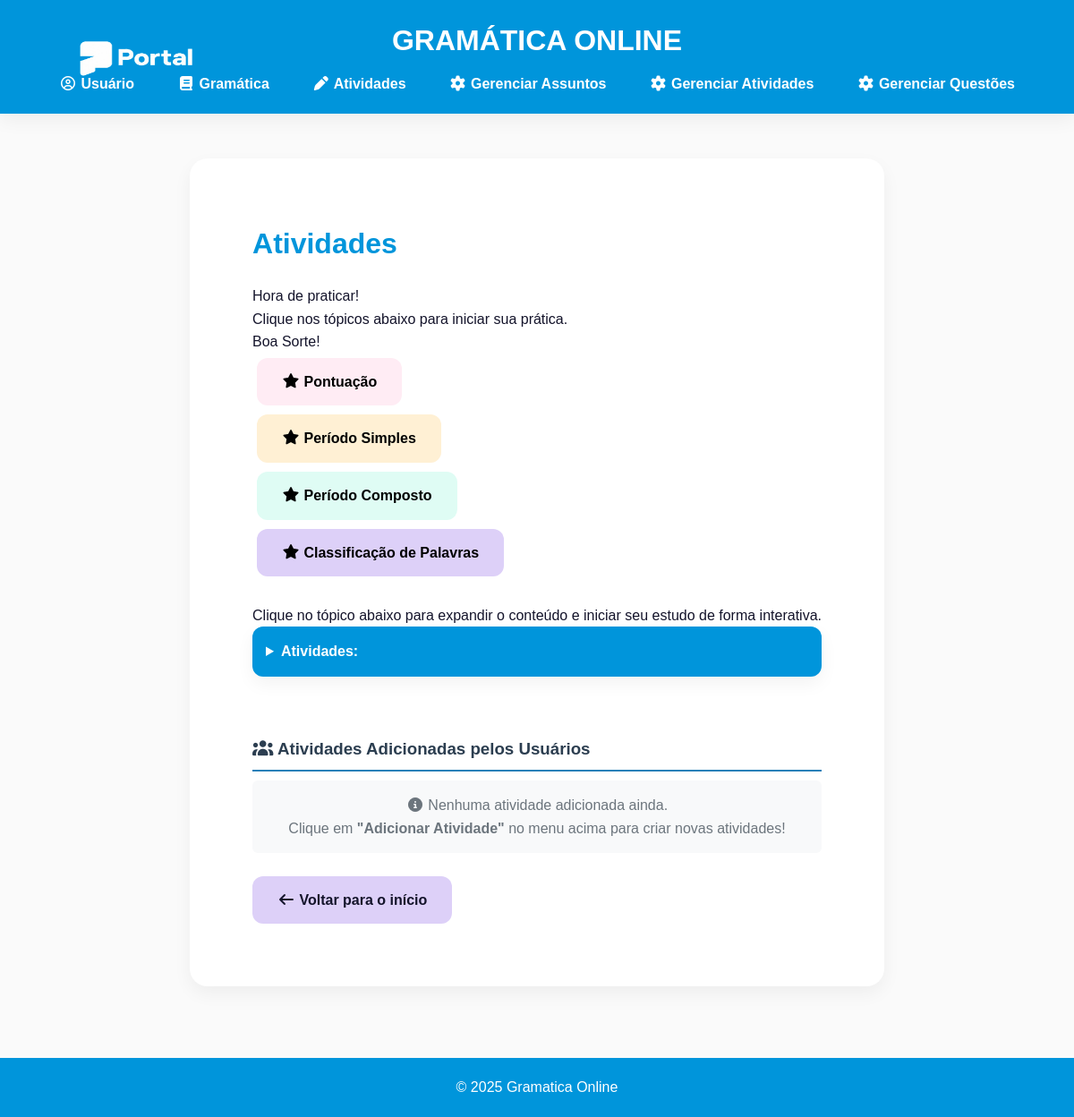
/atividades, run on an earlier commit of the app's database.
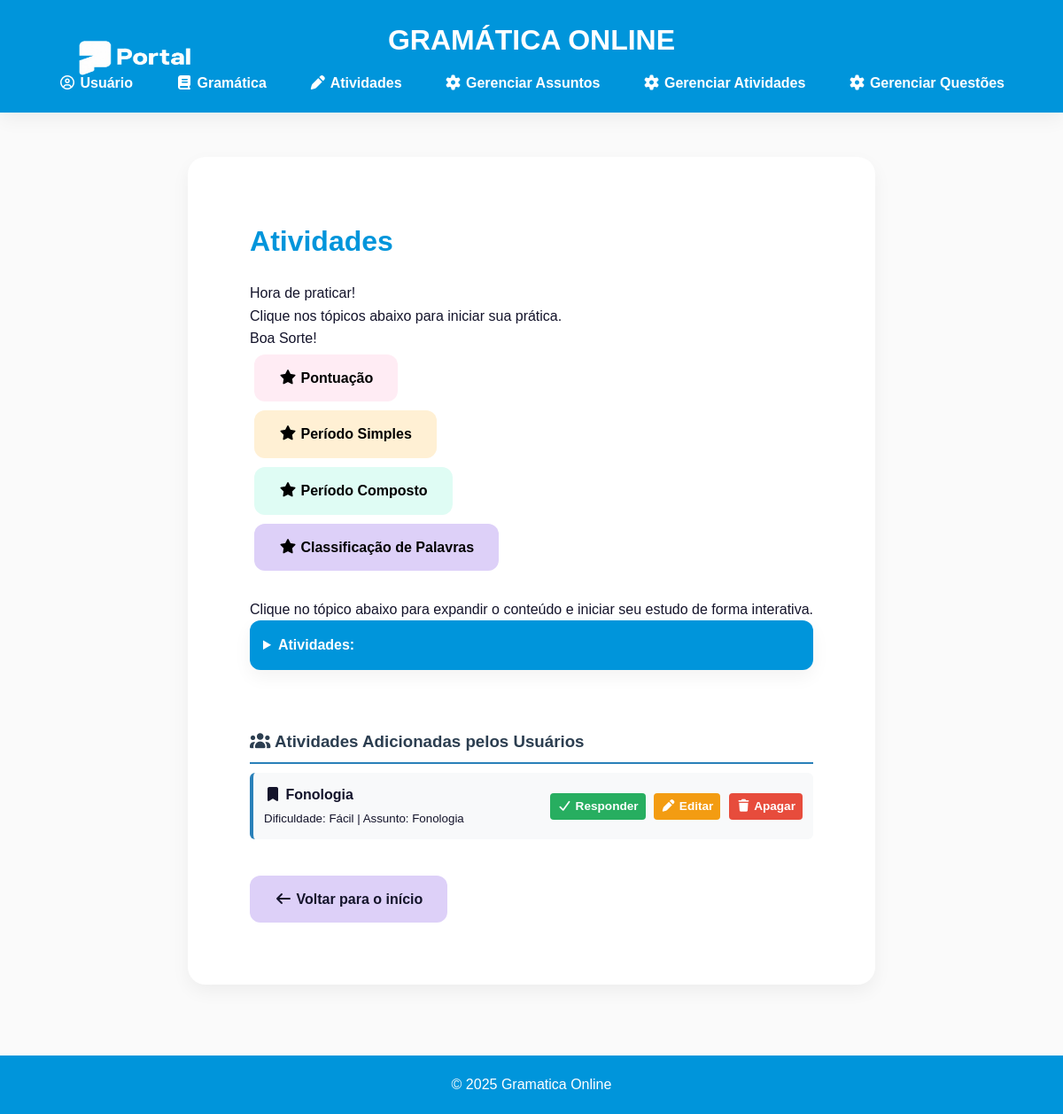
And on a later commit of the database.
### models.py (models this page shows)
class Atividade(db.Model):
    __tablename__ = "atividade"
    id = db.Column(db.Integer, primary_key=True)
    nome = db.Column(db.String(150), nullable=True)
    dificuldade = db.Column(db.String(50), nullable=True)
    assunto_id = db.Column(db.Integer, db.ForeignKey("assunto.id"), nullable=True)
    assunto = db.relationship("Assunto", back_populates="atividades")
    questoes = db.relationship("Questao", back_populates="atividade", lazy=True, cascade="all, delete-orphan")

class Assunto(db.Model):
    __tablename__ = "assunto"
    id = db.Column(db.Integer, primary_key=True)
    nome = db.Column(db.String(100), nullable=False)
    conteudo = db.Column(db.Text, nullable=True)
    imagem = db.Column(db.String(255), nullable=True)
    arquivo_pdf = db.Column(db.String(255), nullable=True)
    atividades = db.relationship("Atividade", back_populates="assunto", lazy=True)

### app.py (the view)
@app.route("/atividades")
def atividades():
    try:
        atividades = Atividade.query.all()
        return render_template("atividades.html", atividades=atividades)
    except Exception as e:
        print("ERRO ATIVIDADES:", str(e))
        flash("Erro ao carregar atividades.")
        return render_template("atividades.html", atividades=[])

### templates/atividades.html (shortened to what this page needs)
<!DOCTYPE html>
<html lang="pt-BR">
<head>
    <link rel="stylesheet" href="{{ url_for('static', filename='css/style.css') }}">
    <link rel="stylesheet" href="https://cdnjs.cloudflare.com/ajax/libs/font-awesome/7.0.1/css/all.min.css">
</head>
<body>
    <header class="cabecalho-usuario">
        <img src="{{ url_for('static', filename='img/file_00000000745471f5b81bd5df81c66141-removebg-preview.png') }}" alt="Logo" class="avatar-esquerda">
        <div class="logo">GRAMÁTICA ONLINE</div>
        <nav>
            <ul>
                <li><a href="{{ url_for('usuario') }}"> Usuário</a></li>
                <li><a href="{{ url_for('gramatica') }}"> Gramática</a></li>
                <li><a href="{{ url_for('atividades') }}" class="ativo"><i class="fa-solid fa-pen"></i> Atividades</a></li>
                <li><a href="{{ url_for('listar_assuntos') }}"><i class="fa-solid fa-cog"></i> Gerenciar Assuntos</a></li>
                <li><a href="{{ url_for('cadastrar_atividade') }}"><i class="fa-solid fa-cog"></i> Gerenciar Atividades</a></li>
                <li><a href="{{ url_for('listar_questoes') }}"><i class="fa-solid fa-cog"></i> Gerenciar Questões</a></li>
            </ul>
        </nav>
    </header>
    <main class="container">
        <section id="gramatica" class="section">
            <h2>Atividades</h2>
            <p>Hora de praticar!<br>Clique nos tópicos abaixo para iniciar sua prática.<br>Boa Sorte!</p>
            <div class="topicos-principais">
                <p><a href="{{ url_for('att_pontuacao') }}" class="btn btn-detalhe bnt-pontuacao"><i class="fa-solid fa-star"></i> Pontuação</a></p>
                <p><a href="{{ url_for('att_periodo_simples') }}" class="btn btn-detalhe bnt-periodo_simples"><i class="fa-solid fa-star"></i> Período Simples</a></p>
                <p><a href="{{ url_for('att_periodo_composto') }}" class="btn btn-detalhe bnt-periodo_composto"><i class="fa-solid fa-star"></i> Período Composto</a></p>
                <p><a href="{{ url_for('att_classificacao_de_palavras') }}" class="btn btn-detalhe bnt-classificacao_de_palavras"><i class="fa-solid fa-star"></i> Classificação de Palavras</a></p>
            </div>
            <br>
            <p>Clique no tópico abaixo para expandir o conteúdo e iniciar seu estudo de forma interativa.</p>
            <div class="topicos-gramatica">
                <details>
                    <summary>Atividades:</summary>
                </details>
            </div>
            <br><br>
            <h3 style="color: #2c3e50; border-bottom: 2px solid #2980b9; padding-bottom: 8px;">
                <i class="fa-solid fa-users"></i> Atividades Adicionadas pelos Usuários
            </h3>
            <div class="topicos-principais">
                {% if atividades %}
                    {% for atividade in atividades %}
                    <div style="margin-bottom: 15px; padding: 12px; background: #f8f9fa; border-radius: 6px; border-left: 4px solid #2980b9;">
                        <p style="margin: 0; display: flex; align-items: center; justify-content: space-between; flex-wrap: wrap; gap: 8px;">
                            <span>
                                <i class="fa-solid fa-bookmark"></i>
                                <strong>{{ atividade.nome or 'Atividade sem nome' }}</strong><br>
                                <small>Dificuldade: {{ atividade.dificuldade }} | Assunto: {{ atividade.assunto.nome }}</small>
                            </span>
                            <span>
                                <a href="{{ url_for('responder_atividade', id=atividade.id) }}" class="btn btn-detalhe" style="padding: 4px 8px; font-size: 0.85em; background: #27ae60; color: white; text-decoration: none; border-radius: 4px; margin-right: 5px;">
                                    <i class="fa-solid fa-check"></i> Responder
                                </a>
                                <a href="{{ url_for('editar_atividade', id=atividade.id) }}" class="btn btn-detalhe" style="padding: 4px 8px; font-size: 0.85em; background: #f39c12; color: white; text-decoration: none; border-radius: 4px; margin-right: 5px;">
                                    <i class="fa-solid fa-pen"></i> Editar
                                </a>
                                <a href="{{ url_for('apagar_atividade', id=atividade.id) }}" class="btn btn-detalhe" style="padding: 4px 8px; font-size: 0.85em; background: #e74c3c; color: white; text-decoration: none; border-radius: 4px;" onclick="return confirm('Tem certeza que deseja apagar esta atividade?')">
                                    <i class="fa-solid fa-trash"></i> Apagar
                                </a>
                            </span>
                        </p>
                    </div>
                    {% endfor %}
                {% else %}
                    <p style="text-align: center; color: #6c757d; padding: 15px; background: #f8f9fa; border-radius: 6px;">
                        <i class="fa-solid fa-info-circle"></i> Nenhuma atividade adicionada ainda.<br>
                        Clique em <strong>"Adicionar Atividade"</strong> no menu acima para criar novas atividades!
                    </p>
                {% endif %}
            </div>
            <br>
            <a href="{{ url_for('usuario') }}" class="btn btn-gramatica"><i class="fa-solid fa-arrow-left"></i> Voltar para o início</a>
        </section>
    </main>
    <footer>
        <div class="footer-content"><p>&copy; 2025 Gramatica Online</p></div>
    </footer>
</body>
</html>

### static/css/style.css (style rules this page uses)
:root { --primary-blue: #0095DB; --secondary-blue: #D5F7FF; --primary-pink: #FFAFCC; --secondary-pink: #FFECF4; --mint-green: #DFFCF4; --success-green: #00966D; --soft-purple: #DDD0F8; --soft-yellow: #FFF0D4; --bg-light: #FAFAFA; --gray-light: #EDEDED; --gray-medium: #D6D8E7; --text-dark: #14142B; --shadow-soft: 0 8px 20px rgba(0, 0, 0, 0.05); }
* { margin: 0; padding: 0; box-sizing: border-box; }
body { font-family: 'Poppins', 'Nunito', sans-serif; background-color: var(--bg-light); color: var(--text-dark); line-height: 1.6; min-height: 100vh; display: flex; flex-direction: column; }
main { flex: 1; }
header { background: var(--primary-blue); color: white; padding: 20px; text-align: center; position: sticky; top: 0; z-index: 1000; box-shadow: var(--shadow-soft); }
.logo { font-size: 2rem; font-weight: 800; }
nav ul { list-style: none; display: flex; justify-content: center; gap: 20px; margin-top: 10px; }
nav a { color: white; text-decoration: none; font-weight: 600; padding: 8px 14px; border-radius: 8px; transition: 0.3s; }
.container { max-width: 900px; margin: 50px auto; padding: 0 20px; }
.section { background: white; border-radius: 20px; padding: 70px; margin-bottom: 30px; box-shadow: var(--shadow-soft); transition: 0.3s; }
h2 { color: var(--primary-blue); margin-bottom: 20px; font-size: 2rem; }
h3 { color: var(--soft-purple); margin-bottom: 10px; }
.btn { display: inline-block; background-color: var(--primary-blue); color: white; padding: 14px 28px; border-radius: 12px; text-decoration: none; font-weight: bold; border: none; cursor: pointer; transition: 0.3s; }
.btn-gramatica { background-color: var(--soft-purple); color: var(--text-dark); }
details { background: white; border-radius: 12px; margin-bottom: 15px; box-shadow: var(--shadow-soft); overflow: hidden; }
summary { padding: 15px; font-weight: 600; cursor: pointer; background: var(--primary-blue); color: white; }
.cabecalho-usuario { background: var(--primary-blue); color: white; padding: 20px; text-align: center; position: relative; }
footer { background: var(--primary-blue); color: white; margin-top: auto; padding: 20px 0; }
.footer-content { max-width: 1000px; margin: auto; padding: 0 20px; display: flex; justify-content: center; align-items: center; gap: 30px; text-align: center; flex-wrap: wrap; }
.avatar-esquerda { width: 250px; height: 90px; position: absolute; left: 30px; top: 20px; }
.bnt-pontuacao { background-color: var(--secondary-pink); color: #000; margin: 5px; }
.bnt-periodo_simples { background-color: var(--soft-yellow); color: #000; margin: 5px; }
.bnt-periodo_composto { background-color: var(--mint-green); color: #000; margin: 5px; }
.bnt-classificacao_de_palavras { background-color: var(--soft-purple); color: #000; margin: 5px; }

What changed in the data, as far as the page shows it:
added Atividade: nome "Fonologia", dificuldade "Fácil", assunto.nome "Fonologia"
Also different on the page:
text no longer shown: "Nenhuma atividade adicionada ainda. Clique em \"Adicionar Atividade\" no menu acima para criar novas atividades!"
